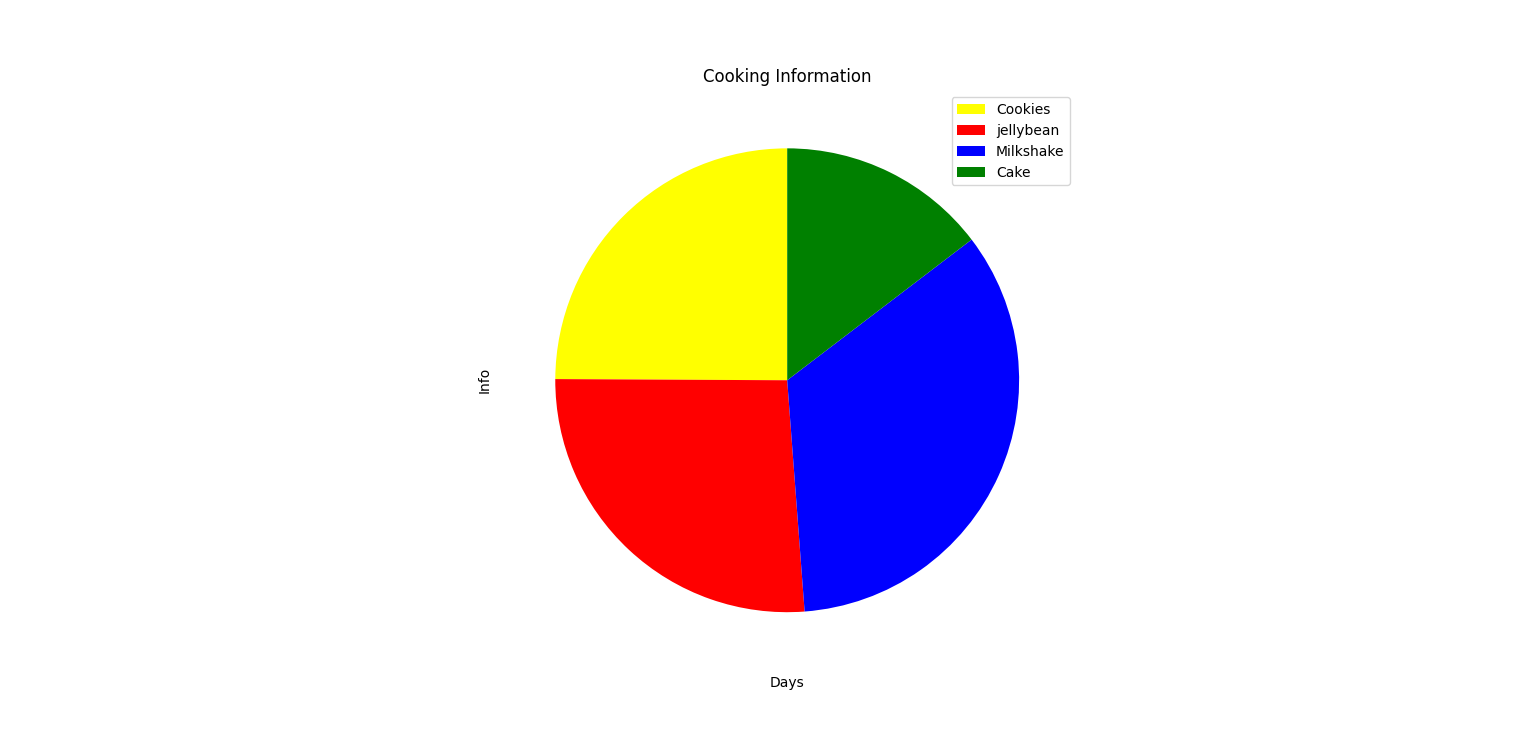

Write the Python code that produced this figure.
import matplotlib.pyplot as plt 
labels = ['Cookies', 'jellybean', 'Milkshake', 'Cake']
size = [38.5, 40.6, 52.8, 22.6]
colors =['yellow', 'red', 'blue', 'green']
patches, texts = plt.pie(size, colors=colors, startangle = 90)
plt.legend(patches, labels, loc = "best")
plt.xlabel('Days')
plt.ylabel('Info')
plt.title('Cooking Information')
plt.show()
